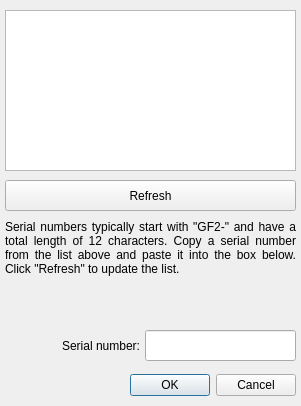
<?xml version="1.0" encoding="UTF-8"?>
<ui version="4.0">
 <class>Serial</class>
 <widget class="QDialog" name="Serial">
  <property name="geometry">
   <rect>
    <x>0</x>
    <y>0</y>
    <width>301</width>
    <height>406</height>
   </rect>
  </property>
  <property name="minimumSize">
   <size>
    <width>301</width>
    <height>406</height>
   </size>
  </property>
  <property name="maximumSize">
   <size>
    <width>301</width>
    <height>406</height>
   </size>
  </property>
  <property name="windowTitle">
   <string>Insert Serial Number</string>
  </property>
  <property name="windowIcon">
   <iconset resource="resources.qrc">
    <normaloff>:/icons/icons/active64.png</normaloff>
    <normalon>:/icons/icons/active64.png</normalon>
    <disabledoff>:/icons/icons/greyed64.png</disabledoff>
    <disabledon>:/icons/icons/greyed64.png</disabledon>
    <activeoff>:/icons/icons/active64.png</activeoff>
    <activeon>:/icons/icons/active64.png</activeon>
    <selectedoff>:/icons/icons/selected64.png</selectedoff>
    <selectedon>:/icons/icons/selected64.png</selectedon>:/icons/icons/active64.png</iconset>
  </property>
  <property name="locale">
   <locale language="English" country="UnitedStates"/>
  </property>
  <widget class="QDialogButtonBox" name="buttonBoxOkCancel">
   <property name="geometry">
    <rect>
     <x>5</x>
     <y>370</y>
     <width>291</width>
     <height>31</height>
    </rect>
   </property>
   <property name="orientation">
    <enum>Qt::Horizontal</enum>
   </property>
   <property name="standardButtons">
    <set>QDialogButtonBox::Cancel|QDialogButtonBox::Ok</set>
   </property>
  </widget>
  <widget class="QTextBrowser" name="textBrowserList">
   <property name="geometry">
    <rect>
     <x>5</x>
     <y>10</y>
     <width>291</width>
     <height>161</height>
    </rect>
   </property>
  </widget>
  <widget class="QLabel" name="labelSerial">
   <property name="geometry">
    <rect>
     <x>5</x>
     <y>337</y>
     <width>135</width>
     <height>17</height>
    </rect>
   </property>
   <property name="text">
    <string>Serial number:</string>
   </property>
   <property name="alignment">
    <set>Qt::AlignRight|Qt::AlignTrailing|Qt::AlignVCenter</set>
   </property>
  </widget>
  <widget class="QPushButton" name="pushButtonRefresh">
   <property name="geometry">
    <rect>
     <x>5</x>
     <y>180</y>
     <width>291</width>
     <height>31</height>
    </rect>
   </property>
   <property name="text">
    <string>Refresh</string>
   </property>
  </widget>
  <widget class="QLineEdit" name="lineEditSerial">
   <property name="geometry">
    <rect>
     <x>145</x>
     <y>330</y>
     <width>151</width>
     <height>31</height>
    </rect>
   </property>
  </widget>
  <widget class="QLabel" name="labelNote">
   <property name="geometry">
    <rect>
     <x>5</x>
     <y>220</y>
     <width>291</width>
     <height>101</height>
    </rect>
   </property>
   <property name="text">
    <string>Serial numbers typically start with &quot;GF2-&quot; and have a total length of 12 characters. Copy a serial number from the list above and paste it into the box below. Click &quot;Refresh&quot; to update the list.</string>
   </property>
   <property name="alignment">
    <set>Qt::AlignJustify|Qt::AlignTop</set>
   </property>
   <property name="wordWrap">
    <bool>true</bool>
   </property>
  </widget>
 </widget>
 <resources>
  <include location="resources.qrc"/>
 </resources>
 <connections>
  <connection>
   <sender>buttonBoxOkCancel</sender>
   <signal>accepted()</signal>
   <receiver>Serial</receiver>
   <slot>accept()</slot>
   <hints>
    <hint type="sourcelabel">
     <x>248</x>
     <y>254</y>
    </hint>
    <hint type="destinationlabel">
     <x>157</x>
     <y>274</y>
    </hint>
   </hints>
  </connection>
  <connection>
   <sender>buttonBoxOkCancel</sender>
   <signal>rejected()</signal>
   <receiver>Serial</receiver>
   <slot>reject()</slot>
   <hints>
    <hint type="sourcelabel">
     <x>316</x>
     <y>260</y>
    </hint>
    <hint type="destinationlabel">
     <x>286</x>
     <y>274</y>
    </hint>
   </hints>
  </connection>
 </connections>
</ui>
